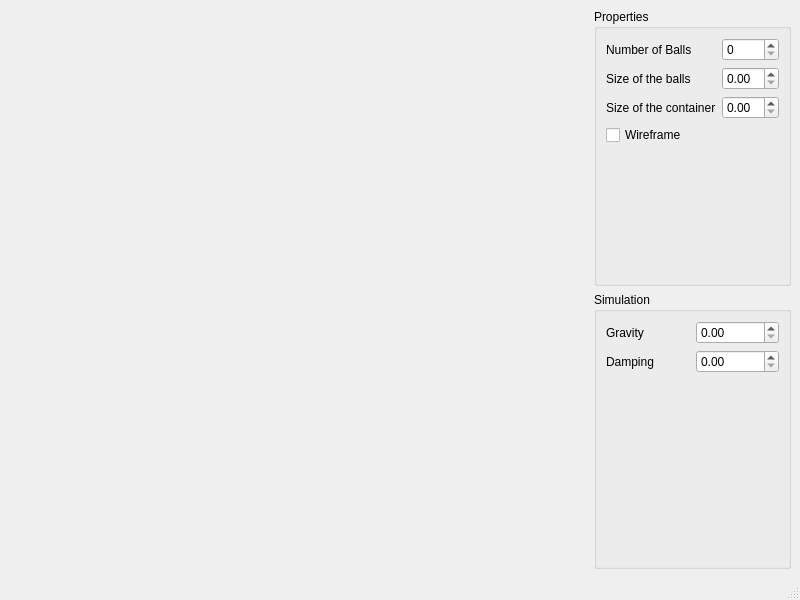
<?xml version="1.0" encoding="UTF-8"?>
<ui version="4.0">
 <class>MainWindow</class>
 <widget class="QMainWindow" name="MainWindow">
  <property name="geometry">
   <rect>
    <x>0</x>
    <y>0</y>
    <width>800</width>
    <height>600</height>
   </rect>
  </property>
  <property name="windowTitle">
   <string>MainWindow</string>
  </property>
  <widget class="QWidget" name="centralwidget">
   <layout class="QGridLayout" name="s_mainWindowGridLayout">
    <item row="0" column="1">
     <widget class="QGroupBox" name="groupBox">
      <property name="title">
       <string>Properties</string>
      </property>
      <layout class="QGridLayout" name="gridLayout">
       <item row="3" column="0">
        <widget class="QCheckBox" name="m_wireframe">
         <property name="text">
          <string>Wireframe</string>
         </property>
        </widget>
       </item>
       <item row="1" column="1">
        <widget class="QDoubleSpinBox" name="doubleSpinBox"/>
       </item>
       <item row="0" column="1">
        <widget class="QSpinBox" name="m_numBalls"/>
       </item>
       <item row="1" column="0">
        <widget class="QLabel" name="label_4">
         <property name="text">
          <string>Size of the balls</string>
         </property>
        </widget>
       </item>
       <item row="2" column="0">
        <widget class="QLabel" name="label_5">
         <property name="text">
          <string>Size of the container</string>
         </property>
        </widget>
       </item>
       <item row="2" column="1">
        <widget class="QDoubleSpinBox" name="doubleSpinBox_3"/>
       </item>
       <item row="0" column="0">
        <widget class="QLabel" name="label">
         <property name="text">
          <string>Number of Balls</string>
         </property>
        </widget>
       </item>
       <item row="4" column="0">
        <spacer name="verticalSpacer">
         <property name="orientation">
          <enum>Qt::Vertical</enum>
         </property>
         <property name="sizeHint" stdset="0">
          <size>
           <width>20</width>
           <height>40</height>
          </size>
         </property>
        </spacer>
       </item>
      </layout>
     </widget>
    </item>
    <item row="0" column="0">
     <spacer name="horizontalSpacer">
      <property name="orientation">
       <enum>Qt::Horizontal</enum>
      </property>
      <property name="sizeHint" stdset="0">
       <size>
        <width>40</width>
        <height>20</height>
       </size>
      </property>
     </spacer>
    </item>
    <item row="1" column="1">
     <widget class="QGroupBox" name="groupBox_2">
      <property name="title">
       <string>Simulation</string>
      </property>
      <layout class="QGridLayout" name="gridLayout_2">
       <item row="0" column="0">
        <widget class="QLabel" name="label_2">
         <property name="text">
          <string>Gravity</string>
         </property>
        </widget>
       </item>
       <item row="1" column="1">
        <widget class="QDoubleSpinBox" name="doubleSpinBox_2"/>
       </item>
       <item row="0" column="1">
        <widget class="QDoubleSpinBox" name="gravity"/>
       </item>
       <item row="1" column="0">
        <widget class="QLabel" name="label_3">
         <property name="text">
          <string>Damping</string>
         </property>
        </widget>
       </item>
       <item row="2" column="0">
        <spacer name="verticalSpacer_2">
         <property name="orientation">
          <enum>Qt::Vertical</enum>
         </property>
         <property name="sizeHint" stdset="0">
          <size>
           <width>20</width>
           <height>40</height>
          </size>
         </property>
        </spacer>
       </item>
      </layout>
     </widget>
    </item>
   </layout>
  </widget>
  <widget class="QMenuBar" name="menubar">
   <property name="geometry">
    <rect>
     <x>0</x>
     <y>0</y>
     <width>800</width>
     <height>21</height>
    </rect>
   </property>
  </widget>
  <widget class="QStatusBar" name="statusbar"/>
 </widget>
 <resources/>
 <connections/>
</ui>
